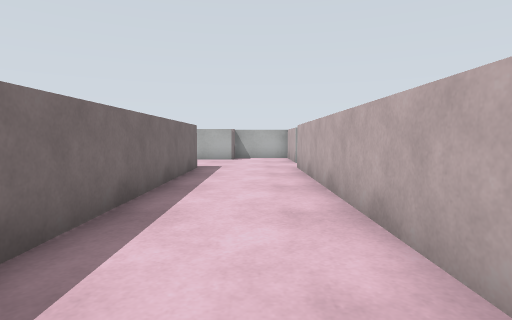
view 1 (above)

24 first-person views from a walk through a robot-simulator world made for Gazebo. The camera is 0.49 m above the floor, tilts 4° down and sees 80° across. The floor is counted in squares, 0.5 m on a side. Each view is taken from the middle of a square. On the plan, view 1 faces up. The plan holds only what a view shows up to about 12 squares ahead; the rest is blank.

view 2
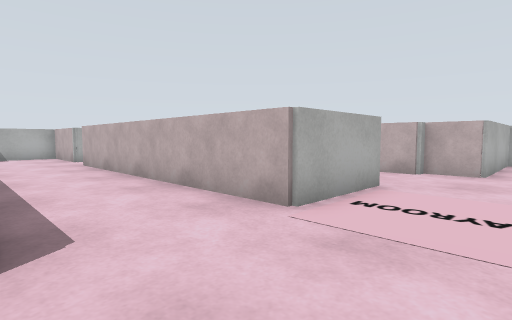

view 3
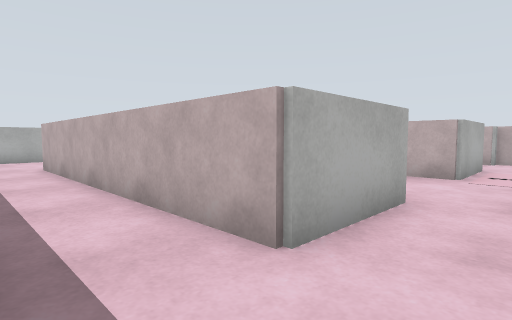

view 4
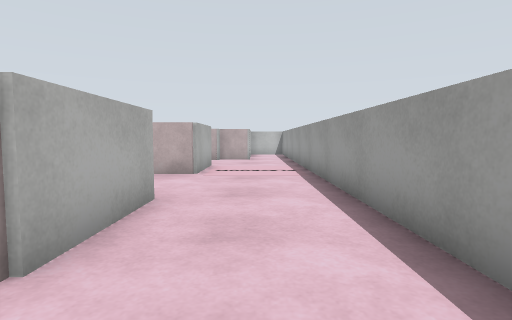

view 5
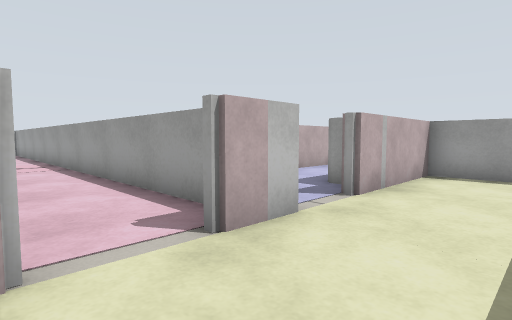

view 6
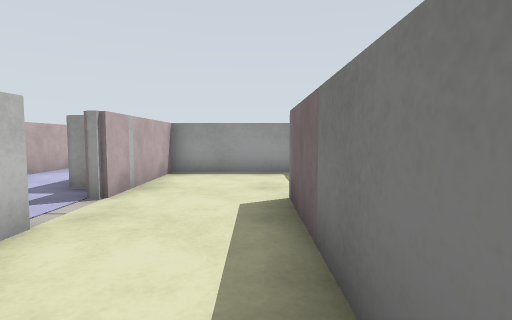

view 7
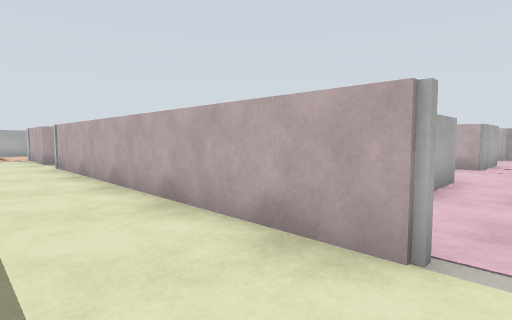

view 8
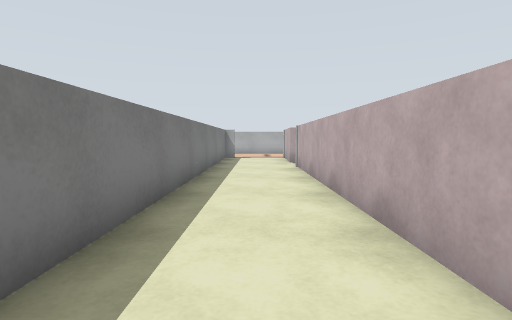

view 9
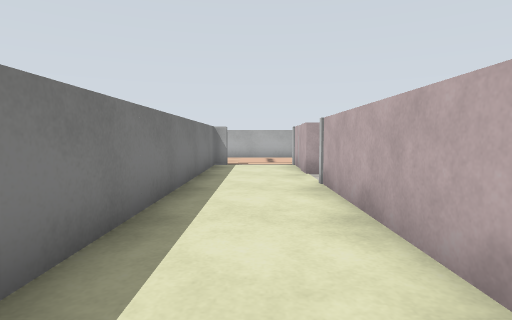

view 10
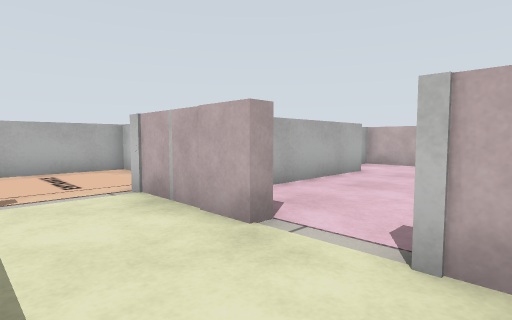

view 11
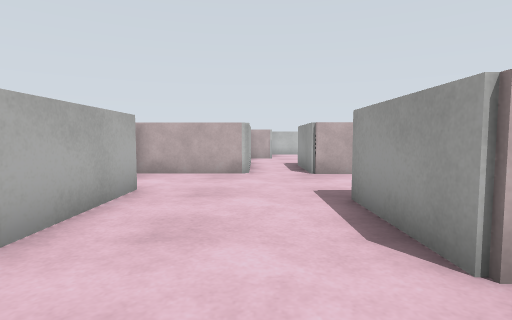

view 12
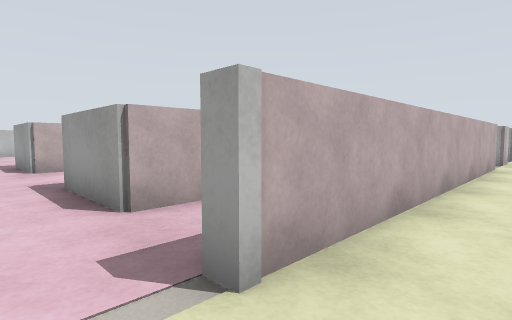

view 13
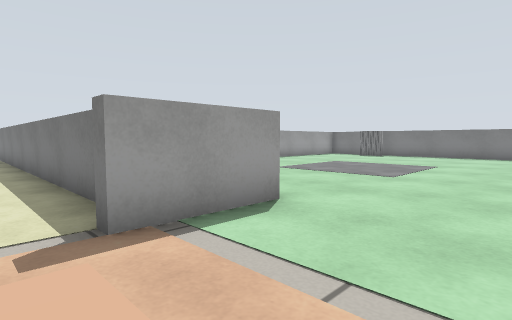

view 14
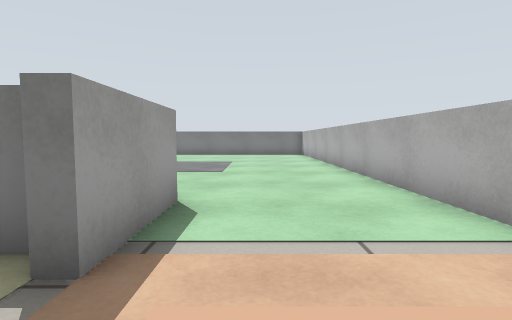

view 15
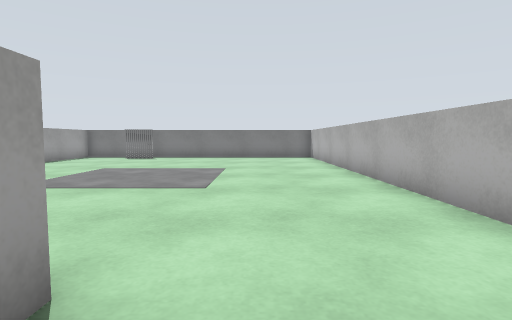

view 16
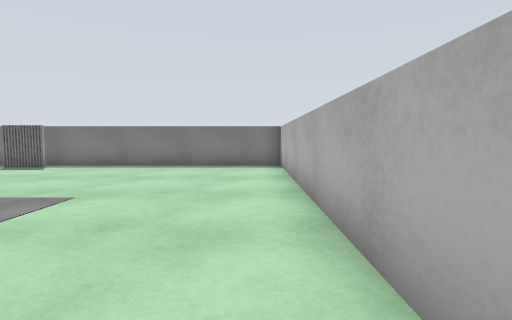

view 17
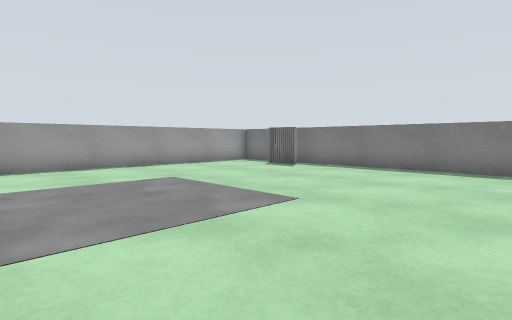

view 18
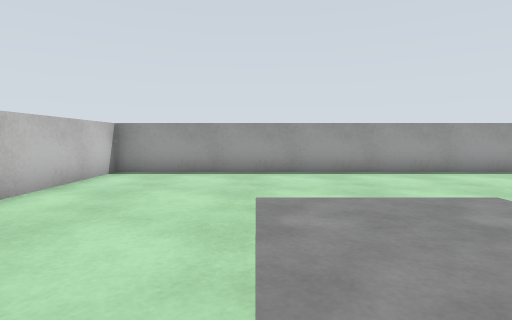

view 19
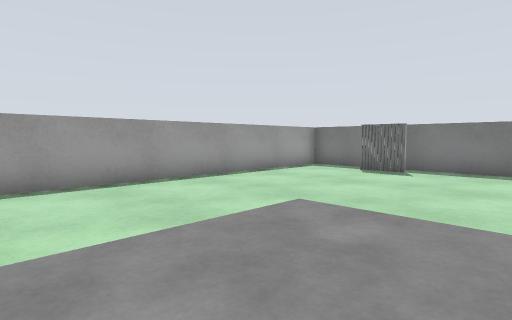

view 20
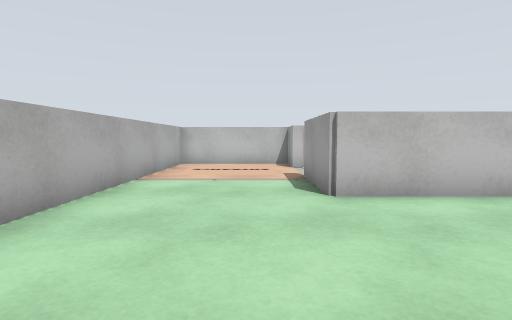

view 21
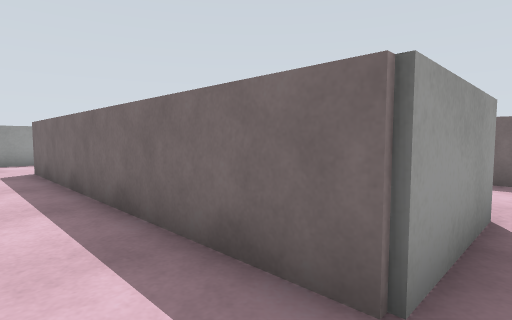

view 22
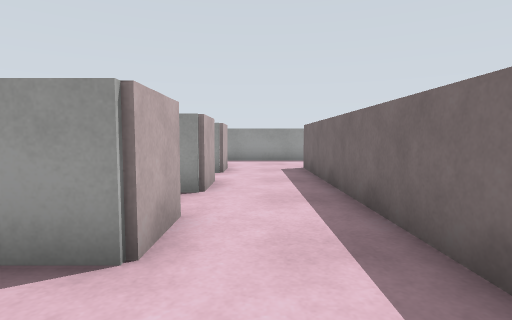

view 23
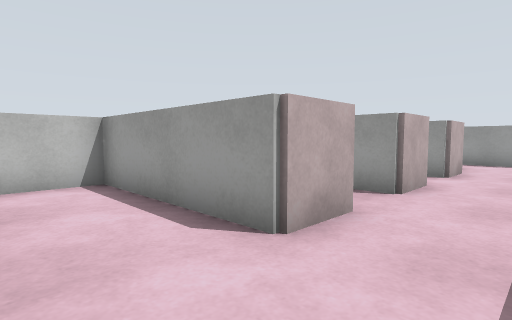

view 24
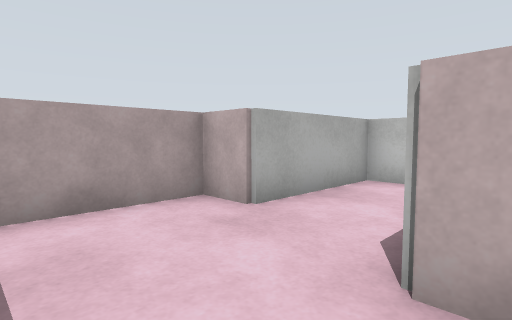

### Floor plan
Key: @ floor where view 1 was taken; # wall or solid block; . floor; B white box; P white post; O other object.
Columns run from 27 left of view 1 to 12 right of it. Each row starts with its distance up from view 1.
 20 ######################
 19 #....................#
 18 #....................#
 17 #....................#
 16 #.............##BB.O##
 15 #.............###B.###      #B
 14 #.............###..BB######..B
 13 #.............###..BB........B     B
 12 #B............###............###BBB#
 11 #O............###...B..............#####
 10 #O............###..##.BBBB..BBBB.......#
  9 #.............###..##.B  B..B  B..BBB###
  8 #################..##.B  B..B  B..B
  7                 #..##.B  B..B  B..#
  6                 #..##.B  B..B  B..
  5                 #..##.B  B..B  B..BB
  4                 #..##.B  B..B  B..#
  3                 #..##.B  B..B  B...
  2                 #..##.B  B..B  B..B
  1                  ..##.BBBB..BBBB..B
  0                  ..#P......@......B
 -1                 #..................###B#
 -2                 #..#BP.............
 -3                 #..#P###############
 -4                 #....
 -5                 B...P.
 -6                 ...#B#.
 -7                 ...#  .
 -8                 ...#  .B
 -9                 ####   B
-10                        B

Where each view was taken, in squares from view 1:
view 1: 0 up, 0 right, facing up
view 2: 2 down, 2 left, facing up-right
view 3: 1 down, 7 left, facing up-right
view 4: 1 down, 7 left, facing right
view 5: 0 up, 10 left, facing down-right
view 6: 0 up, 10 left, facing down
view 7: 1 down, 10 left, facing up-right
view 8: 0 up, 9 left, facing up
view 9: 4 up, 9 left, facing up
view 10: 10 up, 10 left, facing up-right
view 11: 12 up, 7 left, facing right
view 12: 12 up, 9 left, facing down-right
view 13: 19 up, 9 left, facing down-left
view 14: 17 up, 8 left, facing left
view 15: 17 up, 11 left, facing left
view 16: 19 up, 16 left, facing left
view 17: 19 up, 17 left, facing down-left
view 18: 17 up, 17 left, facing down
view 19: 15 up, 17 left, facing down-left
view 20: 17 up, 18 left, facing right
view 21: 11 up, 6 right, facing down-left
view 22: 11 up, 6 right, facing down
view 23: 11 up, 5 right, facing down-right
view 24: 8 up, 5 right, facing up-right
